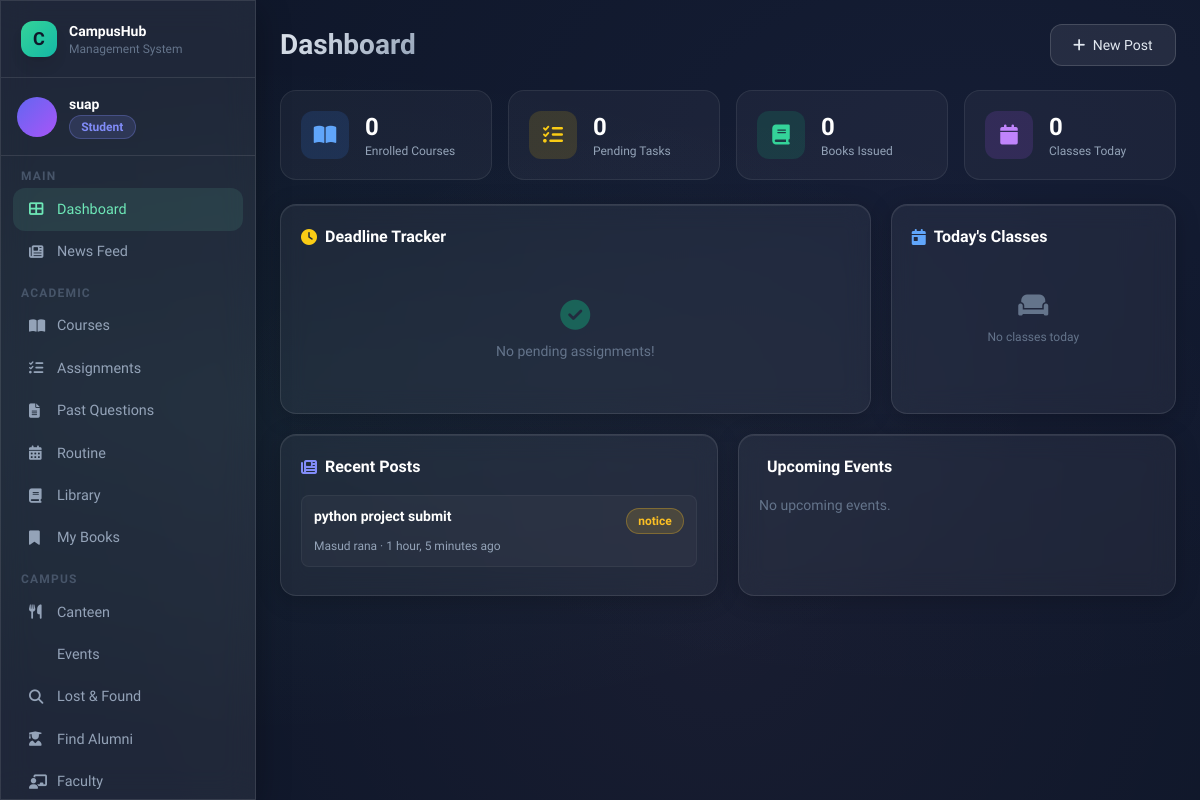
/dashboard/ (signed in), run on the app's committed database.
### users/models.py (models this page shows, shortened)
class User(AbstractUser):
    ROLE_CHOICES = [
        ('admin', 'Admin'),
        ('teacher', 'Teacher'),
        ('student', 'Student'),
        ('alumni', 'Alumni'),
    ]
    email = models.EmailField(unique=True)
    phone = models.CharField(max_length=20, blank=True)
    role = models.CharField(max_length=20, choices=ROLE_CHOICES, default='student')
    profile_picture = models.ImageField(upload_to='profile_pics/', blank=True, null=True)
    USERNAME_FIELD = 'email'
    REQUIRED_FIELDS = ['username']
    def is_student(self): return self.role == 'student'
    def is_alumni(self): return self.role == 'alumni'

### social/models.py (models this page shows, shortened)
class Post(models.Model):
    POST_TYPES = [
        ('notice', 'Notice'),
        ('news', 'News'),
        ('question', 'Question'),
        ('general', 'General'),
    ]
    title = models.CharField(max_length=300)
    content = models.TextField()
    post_type = models.CharField(max_length=20, choices=POST_TYPES, default='general')
    posted_by = models.ForeignKey(settings.AUTH_USER_MODEL, on_delete=models.CASCADE, related_name='posts')
    date = models.DateTimeField(auto_now_add=True)
    image = models.ImageField(upload_to='post_images/', blank=True, null=True)
    is_approved = models.BooleanField(default=True)
    class Meta:
        ordering = ['-date']

### users/dashboard_views.py (the view, shortened to what this page needs)
# urls.py: path('dashboard/', include('users.dashboard_urls')),
@login_required
def dashboard(request):
    user = request.user
    context = {'user': user}
    if user.is_student():
        profile = getattr(user, 'studentprofile', None)
        enrolled_courses = user.enrolled_courses.all()
        assignments = Assignment.objects.filter(
            course__in=enrolled_courses,
            due_date__gte=timezone.now()
        ).order_by('due_date')[:5]
        submitted_ids = AssignmentSubmission.objects.filter(
            student=user
        ).values_list('assignment_id', flat=True)
        book_issues = BookIssue.objects.filter(borrower=user, status='issued').select_related('book')
        today = timezone.now().strftime('%A').lower()
        today_routine = Routine.objects.filter(
            course__in=enrolled_courses, day=today
        ).select_related('course').order_by('start_time')
        context.update({
            'profile': profile,
            'enrolled_courses': enrolled_courses,
            'assignments': assignments,
            'submitted_ids': list(submitted_ids),
            'book_issues': book_issues,
            'today_routine': today_routine,
        })
    context['recent_posts'] = Post.objects.filter(is_approved=True).order_by('-date')[:4]
    context['upcoming_events'] = Event.objects.filter(status='upcoming').order_by('date')[:3]
    return render(request, 'users/dashboard.html', context)

### templates/users/dashboard.html (shortened to what this page needs)
{% extends 'base.html' %}
{% block page_title %}Dashboard{% endblock %}
{% block content %}
{% if user.is_student %}
<div class="grid grid-cols-4 gap-4 mb-6">
  <div class="stat-card flex items-center gap-4">
    <div class="w-12 h-12 rounded-xl bg-blue-500/15 flex items-center justify-center text-blue-400 text-xl"><i class="fas fa-book-open"></i></div>
    <div><div class="text-2xl font-bold text-white">{{ enrolled_courses.count }}</div><div class="text-xs text-slate-400">Enrolled Courses</div></div>
  </div>
  <div class="stat-card flex items-center gap-4">
    <div class="w-12 h-12 rounded-xl bg-yellow-500/15 flex items-center justify-center text-yellow-400 text-xl"><i class="fas fa-tasks"></i></div>
    <div><div class="text-2xl font-bold text-white">{{ assignments.count }}</div><div class="text-xs text-slate-400">Pending Tasks</div></div>
  </div>
  <div class="stat-card flex items-center gap-4">
    <div class="w-12 h-12 rounded-xl bg-emerald-500/15 flex items-center justify-center text-emerald-400 text-xl"><i class="fas fa-book"></i></div>
    <div><div class="text-2xl font-bold text-white">{{ book_issues.count }}</div><div class="text-xs text-slate-400">Books Issued</div></div>
  </div>
  <div class="stat-card flex items-center gap-4">
    <div class="w-12 h-12 rounded-xl bg-purple-500/15 flex items-center justify-center text-purple-400 text-xl"><i class="fas fa-calendar"></i></div>
    <div><div class="text-2xl font-bold text-white">{{ today_routine.count }}</div><div class="text-xs text-slate-400">Classes Today</div></div>
  </div>
</div>
<div class="grid grid-cols-3 gap-5 mb-5">
  <div class="col-span-2 glass-card p-5">
    <h3 class="font-bold text-white mb-4 flex items-center gap-2"><i class="fas fa-clock text-yellow-400"></i> Deadline Tracker</h3>
    {% if assignments %}
      <div class="space-y-3">
      {% for a in assignments %}
        <div class="flex items-center justify-between p-3 bg-white/[0.03] rounded-lg border border-white/5">
          <div class="flex items-center gap-3">
            <div class="w-9 h-9 rounded-lg {% if a.is_overdue %}bg-red-500/20 text-red-400{% else %}bg-yellow-500/15 text-yellow-400{% endif %} flex items-center justify-center text-sm">
              <i class="fas fa-tasks"></i>
            </div>
            <div>
              <div class="font-semibold text-sm text-white">{{ a.title }}</div>
              <div class="text-xs text-slate-400">{{ a.course.course_id }}</div>
            </div>
          </div>
          <div class="text-right">
            <div class="text-xs font-semibold {% if a.is_overdue %}text-red-400{% else %}text-yellow-300{% endif %}">{{ a.due_date|date:"M d, Y" }}</div>
            {% if a.id in submitted_ids %}
              <span class="badge badge-green text-xs">Submitted</span>
            {% else %}
              <a href="{% url 'submit_assignment' a.pk %}" class="text-xs text-emerald-400 hover:underline">Submit →</a>
            {% endif %}
          </div>
        </div>
      {% endfor %}
      </div>
    {% else %}
      <div class="text-center py-8 text-slate-500"><i class="fas fa-check-circle text-3xl mb-2 text-emerald-500/40"></i><p class="text-sm">No pending assignments!</p></div>
    {% endif %}
  </div>
  <div class="glass-card p-5">
    <h3 class="font-bold text-white mb-4 flex items-center gap-2"><i class="fas fa-calendar-day text-blue-400"></i> Today's Classes</h3>
    {% if today_routine %}
      <div class="space-y-2">
      {% for r in today_routine %}
        <div class="p-3 bg-blue-500/8 rounded-lg border border-blue-500/15">
          <div class="font-semibold text-sm text-white">{{ r.course.course_name }}</div>
          <div class="text-xs text-slate-400 mt-1">{{ r.start_time|time:"H:i" }} – {{ r.end_time|time:"H:i" }}</div>
          {% if r.room_number %}<div class="text-xs text-blue-400">Room {{ r.room_number }}</div>{% endif %}
        </div>
      {% endfor %}
      </div>
    {% else %}
      <div class="text-center py-6 text-slate-500"><i class="fas fa-couch text-2xl mb-2"></i><p class="text-xs">No classes today</p></div>
    {% endif %}
  </div>
</div>
{% endif %}
<div class="grid grid-cols-2 gap-5">
  <div class="glass-card p-5">
    <h3 class="font-bold text-white mb-4 flex items-center gap-2"><i class="fas fa-newspaper text-indigo-400"></i> Recent Posts</h3>
    {% for post in recent_posts %}
    <a href="{% url 'post_detail' post.pk %}" class="block p-3 bg-white/[0.03] rounded-lg mb-2 border border-white/5 hover:border-white/10 transition-colors">
      <div class="flex items-start justify-between gap-2">
        <div class="font-semibold text-sm text-white leading-tight">{{ post.title|truncatechars:50 }}</div>
        <span class="badge {% if post.post_type == 'notice' %}badge-yellow{% elif post.post_type == 'news' %}badge-blue{% else %}badge-green{% endif %} shrink-0">{{ post.post_type }}</span>
      </div>
      <div class="text-xs text-slate-400 mt-1">{{ post.posted_by.get_full_name }} · {{ post.date|timesince }} ago</div>
    </a>
    {% empty %}<p class="text-slate-500 text-sm">No posts yet.</p>{% endfor %}
  </div>
  <div class="glass-card p-5">
    <h3 class="font-bold text-white mb-4 flex items-center gap-2"> Upcoming Events</h3>
    {% for e in upcoming_events %}
    <a href="{% url 'event_detail' e.pk %}" class="block p-3 bg-white/[0.03] rounded-lg mb-2 border border-white/5 hover:border-white/10 transition-colors">
      <div class="font-semibold text-sm text-white">{{ e.event_name }}</div>
      <div class="text-xs text-slate-400 mt-1"><i class="fas fa-calendar mr-1"></i>{{ e.date }}</div>
    </a>
    {% empty %}<p class="text-slate-500 text-sm">No upcoming events.</p>{% endfor %}
  </div>
</div>
{% endblock %}

### templates/base.html (shortened to what this page needs)
<!DOCTYPE html>
<html lang="en">
<head>
<script src="https://cdn.tailwindcss.com"></script>
<link rel="stylesheet" href="https://cdnjs.cloudflare.com/ajax/libs/font-awesome/6.4.0/css/all.min.css">
</head>
<body>
<div class="mesh-bg"></div>
{% if user.is_authenticated %}
<div class="flex min-h-screen">
  <aside class="w-64 flex-shrink-0 glass border-r border-white/10 flex flex-col fixed h-full z-20 overflow-y-auto scrollbar-thin">
    <div class="p-5 border-b border-white/10">
      <div class="flex items-center gap-3">
        <div class="w-9 h-9 rounded-xl bg-gradient-to-br from-emerald-400 to-teal-500 flex items-center justify-center text-slate-900 font-bold text-lg shadow-lg">C</div>
        <div>
          <div class="font-bold text-white text-sm">CampusHub</div>
          <div class="text-xs text-slate-500">Management System</div>
        </div>
      </div>
    </div>
    <div class="p-4 border-b border-white/10">
      <div class="flex items-center gap-3">
        {% if user.profile_picture %}
          <img src="{{ user.profile_picture.url }}" class="w-10 h-10 rounded-full object-cover ring-2 ring-emerald-400/30">
        {% else %}
          <div class="w-10 h-10 rounded-full bg-gradient-to-br from-indigo-500 to-purple-500 flex items-center justify-center text-white font-bold text-sm">
          </div>
        {% endif %}
        <div class="overflow-hidden">
          <div class="font-semibold text-sm text-white truncate">{{ user.get_full_name|default:user.username }}</div>
          <span class="badge {% if user.role == 'student' %}badge-blue{% elif user.role == 'teacher' %}badge-green{% elif user.role == 'alumni' %}badge-pink{% else %}badge-yellow{% endif %} text-xs">{{ user.role|title }}</span>
        </div>
      </div>
    </div>
    <nav class="p-3 flex-1">
      <div class="mb-2">
        <p class="text-xs text-slate-600 uppercase tracking-widest px-2 mb-1 font-semibold">Main</p>
        <a href="{% url 'dashboard' %}" class="sidebar-link {% if request.resolver_match.url_name == 'dashboard' %}active{% endif %}">
          <i class="fas fa-th-large w-4"></i> Dashboard
        </a>
        <a href="{% url 'post_list' %}" class="sidebar-link {% if 'post' in request.resolver_match.url_name %}active{% endif %}">
          <i class="fas fa-newspaper w-4"></i> News Feed
        </a>
      </div>
      {% if not user.is_alumni %}
      <div class="mb-2">
        <p class="text-xs text-slate-600 uppercase tracking-widest px-2 mb-1 mt-3 font-semibold">Academic</p>
        <a href="{% url 'course_list' %}" class="sidebar-link">
          <i class="fas fa-book-open w-4"></i> Courses
        </a>
        <a href="{% url 'assignment_list' %}" class="sidebar-link">
          <i class="fas fa-tasks w-4"></i> Assignments
        </a>
        <a href="{% url 'previous_questions' %}" class="sidebar-link">
          <i class="fas fa-file-alt w-4"></i> Past Questions
        </a>
        <a href="{% url 'routine' %}" class="sidebar-link">
          <i class="fas fa-calendar-alt w-4"></i> Routine
        </a>
        <a href="{% url 'book_list' %}" class="sidebar-link">
          <i class="fas fa-book w-4"></i> Library
        </a>
        <a href="{% url 'my_books' %}" class="sidebar-link">
          <i class="fas fa-bookmark w-4"></i> My Books
        </a>
      </div>
      {% endif %}
      <div class="mb-2">
        <p class="text-xs text-slate-600 uppercase tracking-widest px-2 mb-1 mt-3 font-semibold">Campus</p>
        <a href="{% url 'canteen_menu' %}" class="sidebar-link">
          <i class="fas fa-utensils w-4"></i> Canteen
        </a>
        <a href="{% url 'event_list' %}" class="sidebar-link">
           Events
        </a>
        <a href="{% url 'lost_found' %}" class="sidebar-link">
          <i class="fas fa-search w-4"></i> Lost & Found
        </a>
        {% if user.is_student %}
        <a href="{% url 'alumni_list' %}" class="sidebar-link">
          <i class="fas fa-user-graduate w-4"></i> Find Alumni
        </a>
        {% endif %}
        <a href="{% url 'faculty_list' %}" class="sidebar-link">
          <i class="fas fa-chalkboard-teacher w-4"></i> Faculty
        </a>
      </div>
    </nav>
  </aside>
  <main class="flex-1 ml-64 p-6 min-h-screen">
    <header class="flex items-center justify-between mb-6">
      <div>
        {% block page_header %}<h1 class="page-title">{% block page_title %}Dashboard{% endblock %}</h1>{% endblock %}
      </div>
      <div class="flex items-center gap-3">
        <a href="{% url 'create_post' %}" class="btn-secondary text-sm"><i class="fas fa-plus mr-1"></i> New Post</a>
      </div>
    </header>
    {% block content %}{% endblock %}
  </main>
</div>
{% else %}
{% block auth_content %}{% endblock %}
{% endif %}
</body>
</html>

### templates/base.html (style rules this page uses)
:root { --glass: rgba(255,255,255,0.07); --glass-border: rgba(255,255,255,0.12); --accent: #6ee7b7; --accent2: #818cf8; --accent3: #f9a8d4; }
* { font-family: 'Sora', sans-serif; }
body { background: #0f172a; color: #e2e8f0; min-height: 100vh; }
.glass { background: var(--glass); backdrop-filter: blur(16px); -webkit-backdrop-filter: blur(16px); border: 1px solid var(--glass-border); box-shadow: 0 8px 32px rgba(0,0,0,0.3); }
.glass-card { background: rgba(255,255,255,0.05); backdrop-filter: blur(12px); border: 1px solid rgba(255,255,255,0.1); border-radius: 1rem; box-shadow: 0 4px 24px rgba(0,0,0,0.2), inset 0 1px 0 rgba(255,255,255,0.08); transition: transform 0.2s ease, box-shadow 0.2s ease; }
.btn-secondary { background: rgba(255,255,255,0.08); border: 1px solid rgba(255,255,255,0.15); color: #e2e8f0; font-weight: 500; padding: 0.6rem 1.4rem; border-radius: 0.75rem; transition: all 0.2s; cursor: pointer; display: inline-block; text-decoration: none; }
.badge { display: inline-flex; align-items: center; gap: 0.3rem; padding: 0.2rem 0.7rem; border-radius: 9999px; font-size: 0.75rem; font-weight: 600; }
.badge-blue { background: rgba(129,140,248,0.15); color: #818cf8; border: 1px solid rgba(129,140,248,0.3); }
.badge-yellow { background: rgba(251,191,36,0.15); color: #fbbf24; border: 1px solid rgba(251,191,36,0.3); }
.sidebar-link { display: flex; align-items: center; gap: 0.75rem; padding: 0.65rem 1rem; border-radius: 0.75rem; color: #94a3b8; font-size: 0.9rem; font-weight: 500; transition: all 0.2s; text-decoration: none; }
.sidebar-link:hover, .sidebar-link.active { background: rgba(110,231,183,0.1); color: #6ee7b7; }
.page-title { font-size: 1.75rem; font-weight: 700; background: linear-gradient(135deg, #e2e8f0, #94a3b8); -webkit-background-clip: text; -webkit-text-fill-color: transparent; }
.mesh-bg { position: fixed; inset: 0; z-index: -1; background: radial-gradient(ellipse at 20% 50%, rgba(110,231,183,0.05) 0%, transparent 60%), radial-gradient(ellipse at 80% 20%, rgba(129,140,248,0.05) 0%, transparent 60%), radial-gradient(ellipse at 60% 80%, rgba(249,168,212,0.04) 0%, transparent 60%), #0f172a; }
.stat-card { background: rgba(255,255,255,0.04); border: 1px solid rgba(255,255,255,0.08); border-radius: 1rem; padding: 1.25rem; }

### data on the page
User: get_full_name "suap", role "Student"
Post: title "python project submit", post_type "notice", posted_by.get_full_name "Masud rana", date "1 hour, 5 minutes"

### other printed values
{{ enrolled_courses.count }} "0"
{{ assignments.count }} "0"
{{ book_issues.count }} "0"
{{ today_routine.count }} "0"
